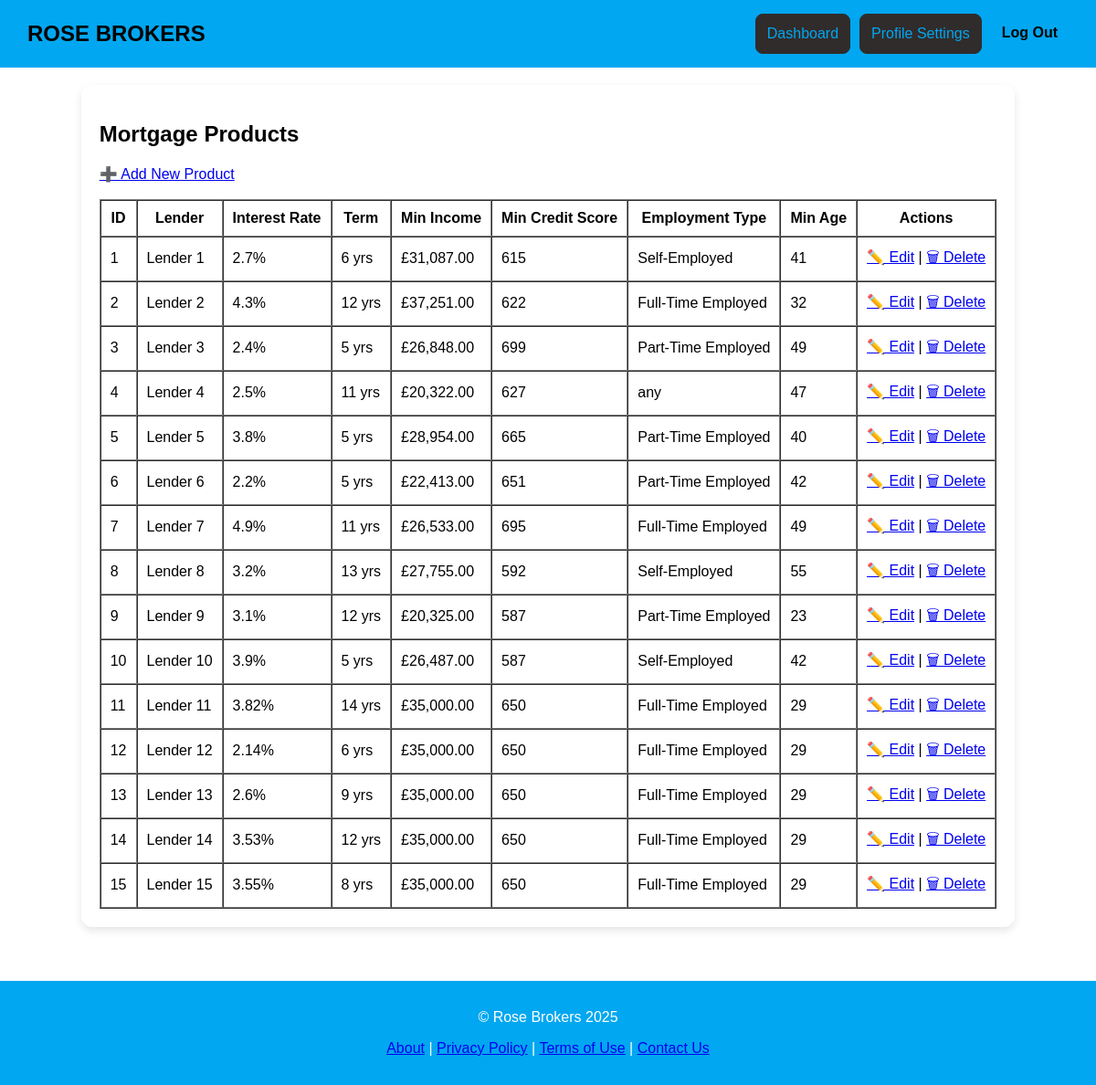
The app's page /product_list.php (signed in) with its own data.
### tables this page shows
CREATE TABLE "Product" (
	"ProductId"	INTEGER,
	"Lender"	TEXT,
	"InterestRate"	REAL,
	"MortgageTerm"	INTEGER,
	"MinIncome"	INTEGER,
	"MinCreditScore"	INTEGER,
	"EmploymentType"	TEXT,
	"MinAge"	INTEGER,
	PRIMARY KEY("ProductId" AUTOINCREMENT)
);

### product_list.php (the view, shortened to what this page needs)
<?php
require 'db.php';
require 'headerFooter.php';
$products = $conn->query("SELECT * FROM Product")->fetchAll(PDO::FETCH_ASSOC);
?>
<!DOCTYPE html>
<html>
<head>
    <link rel="stylesheet" href="css/global.css" />
</head>
<body>
<div class="container mt-4">
    <div class="table-container">
        <h2>Mortgage Products</h2>
        <a href="add_product.php">➕ Add New Product</a><br><br>
        <table border="1" cellpadding="10" cellspacing="0">
            <tr>
                <th>ID</th>
                <th>Lender</th>
                <th>Interest Rate</th>
                <th>Term</th>
                <th>Min Income</th>
                <th>Min Credit Score</th>
                <th>Employment Type</th>
                <th>Min Age</th>
                <th>Actions</th>
            </tr>
            <?php foreach ($products as $p): ?>
            <tr>
                <td><?= $p['ProductId'] ?></td>
                <td><?= htmlspecialchars($p['Lender']) ?></td>
                <td><?= rtrim(rtrim(number_format($p['InterestRate'], 2, '.', ''), '0'), '.') ?>%</td>
                <td><?= $p['MortgageTerm'] ?> yrs</td>
                <td>£<?= number_format($p['MinIncome'], 2) ?></td>
                <td><?= $p['MinCreditScore'] ?></td>
                <td><?= $p['EmploymentType'] ?></td>
                <td><?= $p['MinAge'] ?></td>
                <td>
                    <a href="edit_product.php?id=<?= $p['ProductId'] ?>">✏️ Edit</a> |
                    <a href="delete_product.php?id=<?= $p['ProductId'] ?>" onclick="return confirm('Are you sure?')">🗑 Delete</a>
                </td>
            </tr>
            <?php endforeach; ?>
        </table>
    </div>
</div>
</body>
</html>

### css/global.css (style rules this page uses)
body { font-family: Arial, sans-serif; margin: 0; padding: 0; background-color: white; }
.container { display: flex; height: 100vh; justify-content: center; align-items: center; padding-top: 80px; padding-bottom: 80px; }
.table-container { background: white; padding: 20px; border-radius: 12px; box-shadow: 0px 4px 10px rgba(0, 0, 0, 0.1); }

### records on screen
product: ProductId "1", Lender "Lender 1", InterestRate "2.7", MortgageTerm "6", MinIncome "31,087.00", MinCreditScore "615", EmploymentType "Self-Employed", MinAge "41"
product: ProductId "2", Lender "Lender 2", InterestRate "4.3", MortgageTerm "12", MinIncome "37,251.00", MinCreditScore "622", EmploymentType "Full-Time Employed", MinAge "32"
product: ProductId "3", Lender "Lender 3", InterestRate "2.4", MortgageTerm "5", MinIncome "26,848.00", MinCreditScore "699", EmploymentType "Part-Time Employed", MinAge "49"
product: ProductId "4", Lender "Lender 4", InterestRate "2.5", MortgageTerm "11", MinIncome "20,322.00", MinCreditScore "627", EmploymentType "any", MinAge "47"
product: ProductId "5", Lender "Lender 5", InterestRate "3.8", MortgageTerm "5", MinIncome "28,954.00", MinCreditScore "665", EmploymentType "Part-Time Employed", MinAge "40"
product: ProductId "6", Lender "Lender 6", InterestRate "2.2", MortgageTerm "5", MinIncome "22,413.00", MinCreditScore "651", EmploymentType "Part-Time Employed", MinAge "42"
product: ProductId "7", Lender "Lender 7", InterestRate "4.9", MortgageTerm "11", MinIncome "26,533.00", MinCreditScore "695", EmploymentType "Full-Time Employed", MinAge "49"
product: ProductId "8", Lender "Lender 8", InterestRate "3.2", MortgageTerm "13", MinIncome "27,755.00", MinCreditScore "592", EmploymentType "Self-Employed", MinAge "55"
product: ProductId "9", Lender "Lender 9", InterestRate "3.1", MortgageTerm "12", MinIncome "20,325.00", MinCreditScore "587", EmploymentType "Part-Time Employed", MinAge "23"
product: ProductId "10", Lender "Lender 10", InterestRate "3.9", MortgageTerm "5", MinIncome "26,487.00", MinCreditScore "587", EmploymentType "Self-Employed", MinAge "42"
product: ProductId "11", Lender "Lender 11", InterestRate "3.82", MortgageTerm "14", MinIncome "35,000.00", MinCreditScore "650", EmploymentType "Full-Time Employed", MinAge "29"
product: ProductId "12", Lender "Lender 12", InterestRate "2.14", MortgageTerm "6", MinIncome "35,000.00", MinCreditScore "650", EmploymentType "Full-Time Employed", MinAge "29"
product: ProductId "13", Lender "Lender 13", InterestRate "2.6", MortgageTerm "9", MinIncome "35,000.00", MinCreditScore "650", EmploymentType "Full-Time Employed", MinAge "29"
product: ProductId "14", Lender "Lender 14", InterestRate "3.53", MortgageTerm "12", MinIncome "35,000.00", MinCreditScore "650", EmploymentType "Full-Time Employed", MinAge "29"
product: ProductId "15", Lender "Lender 15", InterestRate "3.55", MortgageTerm "8", MinIncome "35,000.00", MinCreditScore "650", EmploymentType "Full-Time Employed", MinAge "29"
